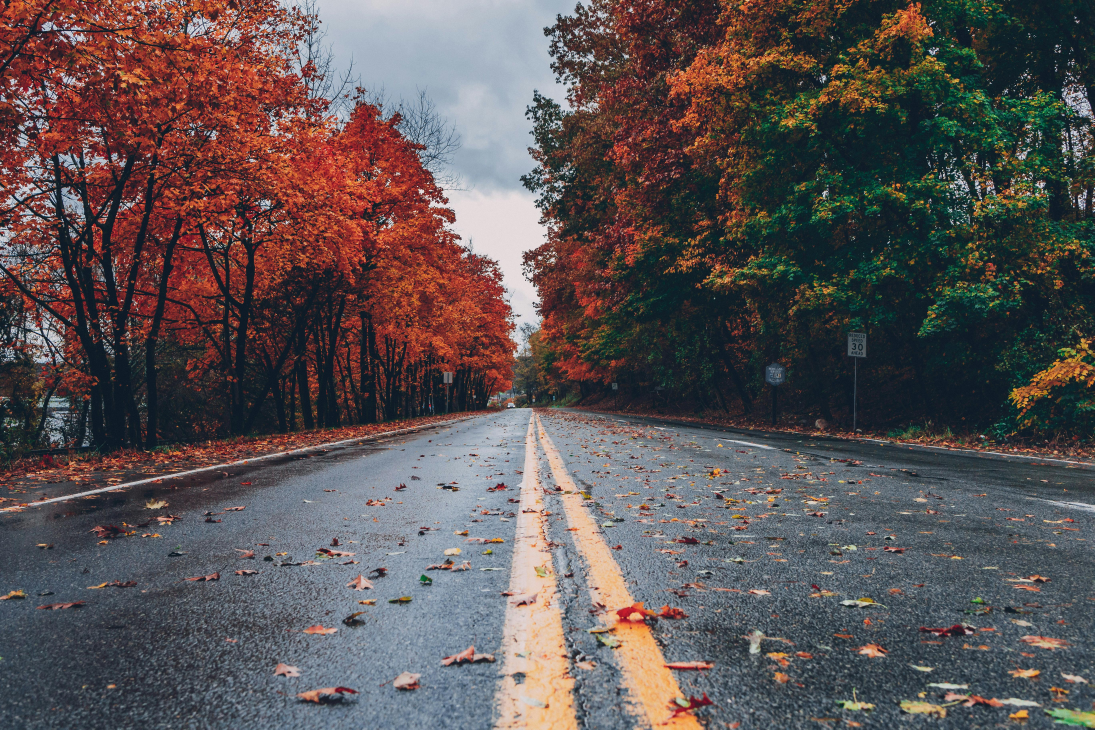
#> input picture pexels-thatguycraig000-1563356.jpg, 5472 x 3648 px (shown at 1/5 size)
$ python yeniden_boyutlandirma.py
#> lines starting #> are read from the running program, lines starting #| are printed output that depends on the picture
import cv2

#
img = cv2.imread("pexels-thatguycraig000-1563356.jpg")
#> img is the input picture: shape (3648, 5472, 3); mean B, G, R 83.7, 83, 91.6
print("Resim boyutu: ", img.shape)
#| Resim boyutu:  (3648, 5472, 3)
cv2.imshow("Orijinal",img)

# resized
imgResized = cv2.resize(img, (800,800))
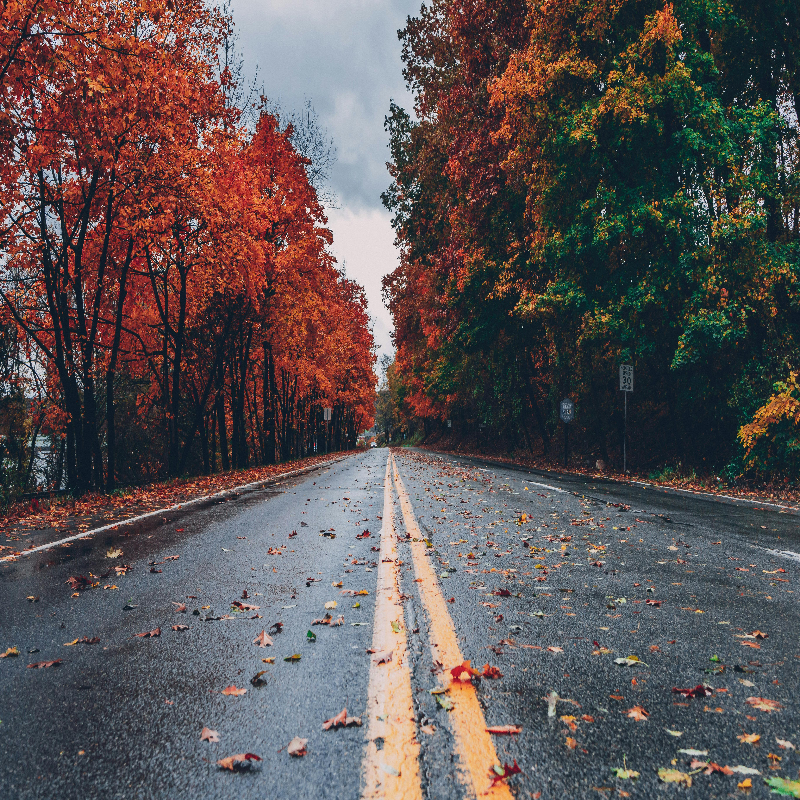
#> imgResized: shape (800, 800, 3); mean B, G, R 83.6, 82.9, 91.4
print("Resized Img Shape: ", imgResized.shape)
#| Resized Img Shape:  (800, 800, 3)
cv2.imshow("Img Resized: ",imgResized)

# kırp
imgCropped = img[:200,0:300] # widht height --> height widht
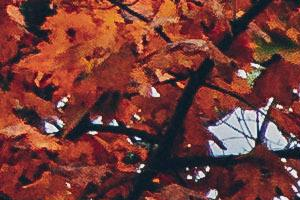
#> imgCropped: shape (200, 300, 3); mean B, G, R 54.8, 59.8, 117.3
cv2.imshow("Kirpilan Resim: ", imgCropped)
